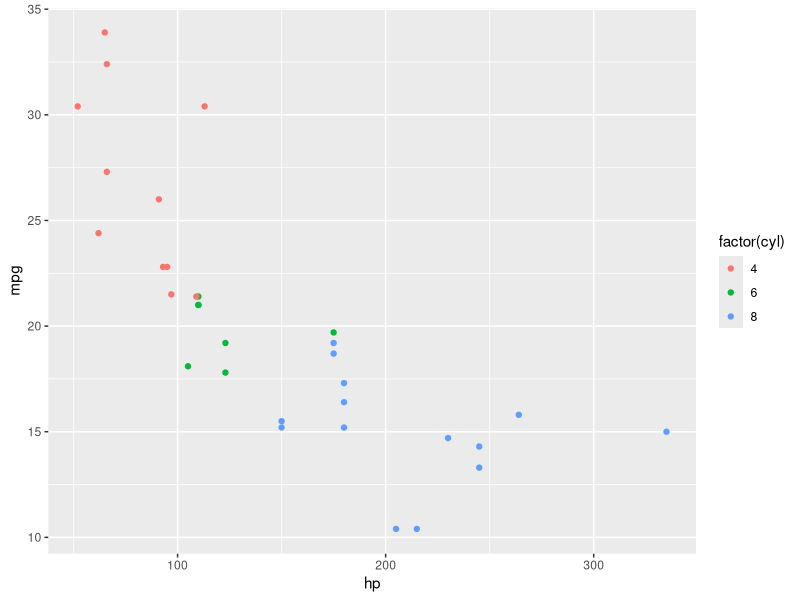
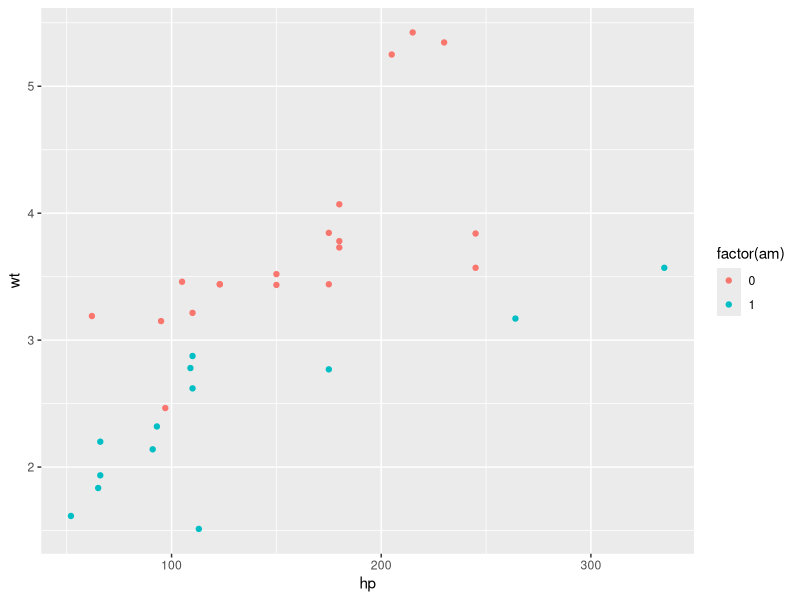

Generate these figures, in order, with R:
## ---- chunk 1
knitr::opts_chunk$set(echo = TRUE)
## ---- chunk 2
data("mtcars")
## ---- chunk 3
library(ggplot2)
ggplot(mtcars, aes(hp, mpg, col = factor(cyl))) + 
  geom_point()
## ---- chunk 4
library(ggplot2)
ggplot(mtcars, aes(hp, wt, col = factor(am))) + 
  geom_point()
## ---- chunk 5
fit1 = glm(am~wt,data=mtcars,family = "binomial")
summary(fit1)
## ---- chunk 6
fit2 = glm(am~hp,data=mtcars,family = "binomial")
summary(fit2)
